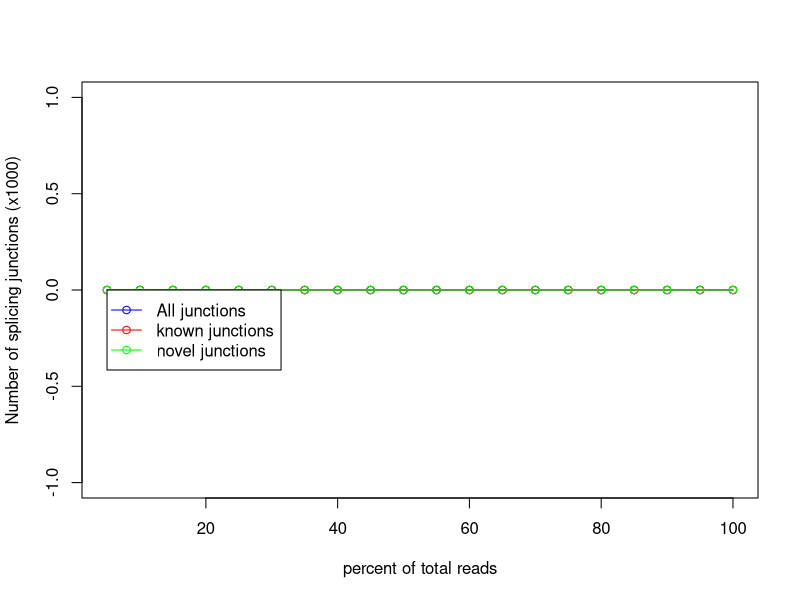

Here is the R script that generated this plot:
pdf('qc/rseqc/ML.DmBG3.c2.124-rep3.junctionsat.junctionSaturation_plot.pdf')
x=c(5,10,15,20,25,30,35,40,45,50,55,60,65,70,75,80,85,90,95,100)
y=c(0,0,0,0,0,0,0,0,0,0,0,0,0,0,0,0,0,0,0,0)
z=c(0,0,0,0,0,0,0,0,0,0,0,0,0,0,0,0,0,0,0,0)
w=c(0,0,0,0,0,0,0,0,0,0,0,0,0,0,0,0,0,0,0,0)
m=max(0,0,0)
n=min(0,0,0)
plot(x,z/1000,xlab='percent of total reads',ylab='Number of splicing junctions (x1000)',type='o',col='blue',ylim=c(n,m))
points(x,y/1000,type='o',col='red')
points(x,w/1000,type='o',col='green')
legend(5,0, legend=c("All junctions","known junctions", "novel junctions"),col=c("blue","red","green"),lwd=1,pch=1)
dev.off()
